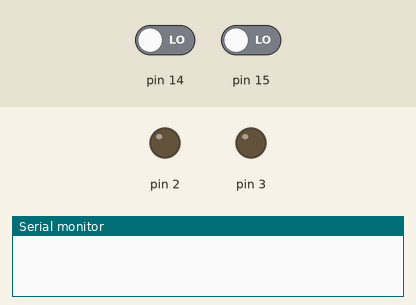
The sketch below on a simulated Arduino Uno, built with avr-gcc and run on an emulated ATmega328P. Parts: output pins drawn as LEDs (lit = HIGH), the last lines printed to the serial monitor. The test bench sets the inputs (shaded band); at power-on: pin 14 LOW, pin 15 LOW.

Above: at 0.1 s.
At 18.0 s:
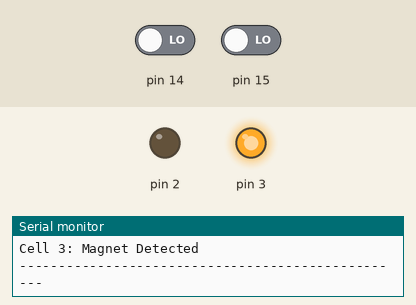
18.1 s: pin 14 driven HIGH
At 20.15 s:
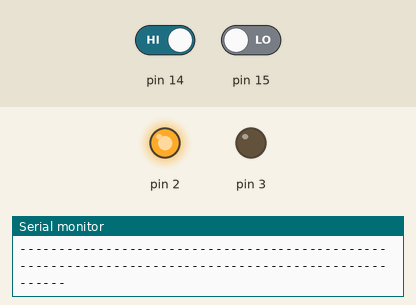
Timing chart, 0 to 31.8 s (numbered marks = the images above; inputs shaded):
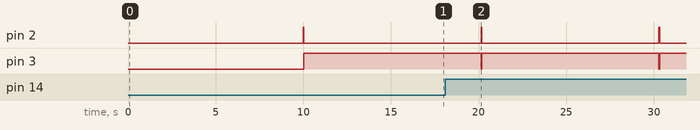

Measured:
- by itself, pin 2: alternates HIGH for 0.04 s and LOW for 10.1 s
- by itself, pin 3: alternates HIGH for 10.1 s and LOW for 0.04 s

The sketch:

4x4Proto.ino
```cpp
#include "Arduino.h"


/*

---------- Some Important Notes: ----------

1. I believe that it is vitally important that the "Power Pins" toggle BEFORE the "Sensing Pins" observe the state of the switch!

2. The Pins:

	* Pin D2 Powers the top row
	* Pin D3 Powers the bottom row

	* Pin D14 Observes the left column
	* Pin D15 Observes the right column

*/

class HallEffectSensor {
private:
	const unsigned char PIN;

public:
	enum class READ_STATE {NOTHING_DETECTED, MAGNET_DETECTED};
	READ_STATE lastReadState;
	unsigned char getPin() const {return PIN;}

	HallEffectSensor(const unsigned char pin) :
		PIN(pin),
		lastReadState(READ_STATE::NOTHING_DETECTED)
	{}
};


namespace {
	HallEffectSensor Row0[2] = {HallEffectSensor(14), HallEffectSensor(15)};
	HallEffectSensor Row1[2] = {HallEffectSensor(14), HallEffectSensor(15)};
}


void setup() {
	Serial.begin(9600);
/*
	for(const HallEffectSensor& sensor : Row0) {
		pinMode(sensor.getPin(), INPUT);
	}
*/
	pinMode(2, OUTPUT);
	pinMode(3, OUTPUT);

	pinMode(14, INPUT);
	pinMode(15, INPUT);

	while(!Serial) {
		delay(250);
	}
}


void loop() {
	delay(10000);
	Serial.println("--------------------------------------------------");

	digitalWrite(3, LOW);
	digitalWrite(2, HIGH);
	delay(10);

	unsigned short index = 0;

	for(HallEffectSensor& sensor : Row0) {
		Serial.print("Cell ");
		Serial.print(index++);

		switch(digitalRead(sensor.getPin())) {
		case HIGH:
			Serial.println(": No Magnet Detected");

			if(sensor.lastReadState != HallEffectSensor::READ_STATE::NOTHING_DETECTED) {
				sensor.lastReadState = HallEffectSensor::READ_STATE::NOTHING_DETECTED;
			}
		break;

		case LOW:
			Serial.println(": Magnet Detected");

			if(sensor.lastReadState != HallEffectSensor::READ_STATE::MAGNET_DETECTED) {
				sensor.lastReadState = HallEffectSensor::READ_STATE::MAGNET_DETECTED;
			}
		break;

		default:
			Serial.println("Unknown read state!");
		break;
		}
	}

	digitalWrite(3, HIGH);
	digitalWrite(2, LOW);
	delay(10);

	for(HallEffectSensor& sensor : Row1) {
		Serial.print("Cell ");
		Serial.print(index++);

		switch(digitalRead(sensor.getPin())) {
		case HIGH:
			Serial.println(": No Magnet Detected");

			if(sensor.lastReadState != HallEffectSensor::READ_STATE::NOTHING_DETECTED) {
				sensor.lastReadState = HallEffectSensor::READ_STATE::NOTHING_DETECTED;
			}
		break;

		case LOW:
			Serial.println(": Magnet Detected");

			if(sensor.lastReadState != HallEffectSensor::READ_STATE::MAGNET_DETECTED) {
				sensor.lastReadState = HallEffectSensor::READ_STATE::MAGNET_DETECTED;
			}
		break;

		default:
			Serial.println("Unknown read state!");
		break;
		}
	}

	Serial.print("--------------------------------------------------");

/*
	for(HallEffectSensor& sensor : Row0) {
		switch(digitalRead(sensor.getPin())) {
		case HIGH:
			//Serial.print(static_cast<int>(sensor.getPin())); Serial.println(F(" is HIGH"));

			if(sensor.lastReadState != HallEffectSensor::READ_STATE::NOTHING_DETECTED) {
				Serial.print("Magnet lost by ");
				Serial.println(static_cast<int>(sensor.getPin()));
				sensor.lastReadState = HallEffectSensor::READ_STATE::NOTHING_DETECTED;
			}
		break;

		case LOW:
			//Serial.print(static_cast<int>(sensor.getPin())); Serial.println(F(" is LOW"));

			if(sensor.lastReadState != HallEffectSensor::READ_STATE::MAGNET_DETECTED) {
				Serial.print(F("Magnet detected by "));
				Serial.println(static_cast<int>(sensor.getPin()));
				sensor.lastReadState = HallEffectSensor::READ_STATE::MAGNET_DETECTED;
			}
		break;

		default:
			Serial.println("Unknown read state!");
		break;
		}
	}
*/
}
```
